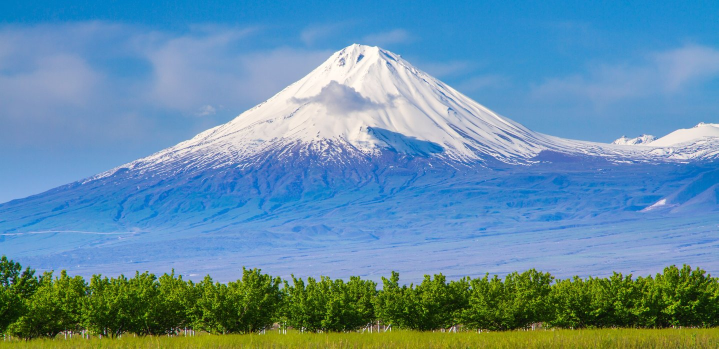
#> input picture workbooks/python/projects/image.jpg, 1437 x 697 px, found by its file name (shown at 1/2 size)
$ python process_task.py
#> lines starting #> are read from the running program, lines starting #| are printed output that depends on the picture
"""ОШИБКА В КОДЕ!!!"""


"""
Задача по ускорению работы программы с большими вычислительными нагрузками.

Для работы программы нужно изображение image.JPG, которое нужно разместить вместе с программой.
Любая фотография с телефона или интернета подойдет. Лучше использовать довольно большое изображение.

Попробуйте применить ProcessPoolExecutor для ускорения работы программы.
"""

from time import monotonic
from PIL import Image, ImageFilter  # pip install pillow
import os


def calc_new_size(original_size, target_max_size):
    original_width, original_height = original_size
    original_ratio = original_width / original_height
    if original_width > original_height:
        new_width = target_max_size # 13
        new_height = int(new_width / original_ratio) # 4
    else:
        new_height = target_max_size[1] # 4
        new_width = int(new_height * original_ratio) # 6
    return new_width, new_height


def process_image(image, target_max_size, target_path):
    image_size = image.size
    new_size = calc_new_size(image_size, target_max_size)
    resized_image_with_edges = image.resize(new_size).filter(ImageFilter.ModeFilter(5))  # cpu intensive
    file_name = f'resized_image_{target_max_size}.jpg'
    resized_image_with_edges.save(os.path.join(target_path, file_name))  # I/O task


if __name__ == '__main__':
    start = monotonic()

    image = Image.open('workbooks/python/projects/image.jpg')
#> image is the input picture: PIL image 1437x697 RGB; mean R, G, B 99.1, 142.4, 166.2

    target_max_sizes = [500, 600, 700, 800, 900, 1000, 1100, 1200, 1300, 1400, 1500]

    target_path = os.path.join(os.getcwd(), 'resized_images')

    for target_max_size in target_max_sizes:
        process_image(image, target_max_size, target_path)
#> this loop made 11 passes
#> pass 1, in process_image, `resized_image_with_edges = image.resize(new_size).filter(ImageFilter.M..`:
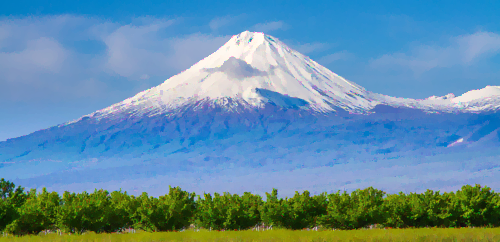
#> resized_image_with_edges: PIL image 500x242 RGB; mean R, G, B 98.7, 142.1, 165.5
#> pass 2, in process_image (call 2), `resized_image_with_edges = image.resize(new_size).filter(ImageFilter.M..`:
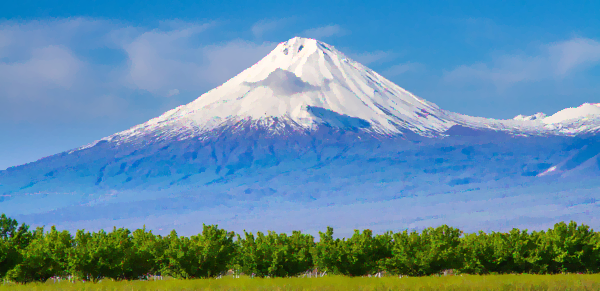
#> resized_image_with_edges: PIL image 600x291 RGB; mean R, G, B 98.7, 142.1, 165.5
#> pass 3, in process_image (call 3), `resized_image_with_edges = image.resize(new_size).filter(ImageFilter.M..`:
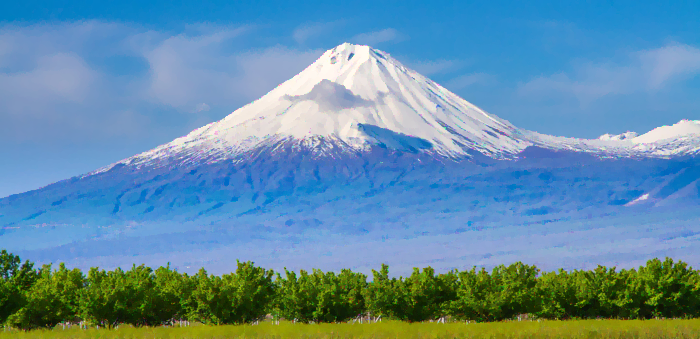
#> resized_image_with_edges: PIL image 700x339 RGB; mean R, G, B 98.6, 142.1, 165.4

    duration = monotonic() - start
    print(f'It took {duration:0.2f} secs')
